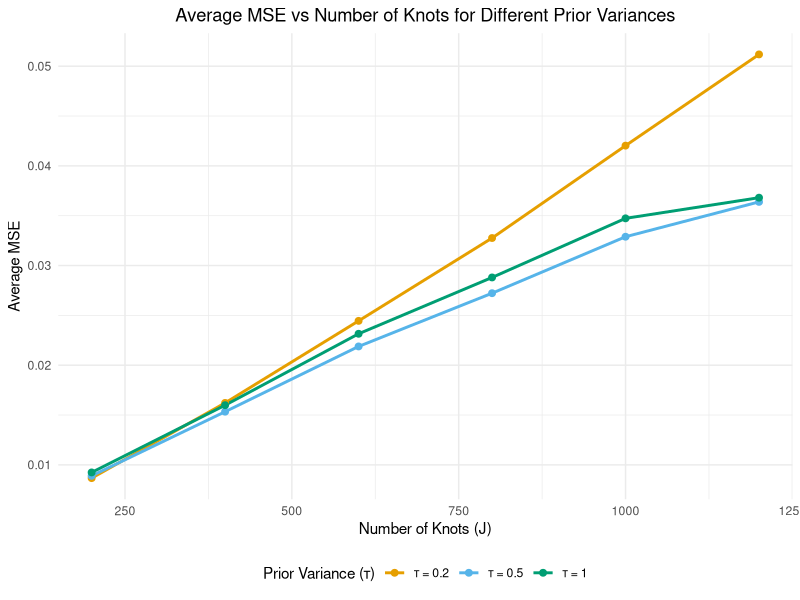

The R source for this figure: (Note: this script raises an error after producing the figure.)
set.seed(123)

library(splines)
library(MLmetrics)
library(ggplot2)

# Simulation parameters
n <- 1000
Sp_order <- 3
x <- seq(0, 1, length.out = n)
tau_values <- c(0.2, 0.5, 1.0)
J_values <- seq(200, 1200, by = 200)
num_seeds <- 1

# True function and noise parameters
s <- function(m, x) {
  sqrt(2) * sum(seq(m)^(-1.5) * sin(seq(m)) * cos(((seq(m)) - 0.5) * pi * x))
}
z <- vector()
for (j in 1:n) {
  z[j] <- s(1000, j / n)
}

sd <- 0.2
sigma_sq <- sd^2

# Precompute basis matrices for all J values
B_list <- lapply(J_values, function(j) {
  knots <- c(-0.0002, -0.0001, seq(0, 1, length.out = j - 4), 1.0001, 1.0002)
  splineDesign(knots, x, ord = Sp_order, outer.ok = TRUE, sparse = FALSE)
})

# Initialize storage
results <- list()
random_seeds <- sample(0:2000, num_seeds)

# Main simulation loop
for (tau in tau_values) {
  tau_sq <- tau  # Using τ directly for clarity
  MSE_matrix <- matrix(0, nrow = num_seeds, ncol = length(J_values))
  
  for (i in 1:num_seeds) {
    set.seed(random_seeds[i])
    y <- z + rnorm(n, 0, sd)
    
    for (j in seq_along(J_values)) {
      B <- B_list[[j]]
      p <- ncol(B)
      
      # Bayesian linear regression computation
      precision_matrix <- (1/tau_sq) * diag(p) + (1/sigma_sq) * crossprod(B)
      theta <- solve(precision_matrix, (1/sigma_sq) * crossprod(B, y))
      
      MSE_matrix[i, j] <- MSE(z, B %*% theta)
    }
  }
  
  # Store results with clear labeling
  results[[paste0("tau_", tau)]] <- data.frame(
    J = J_values,
    Avg_MSE = colMeans(MSE_matrix),
    Tau = factor(paste("τ =", tau), 
                 levels = paste("τ =", tau_values))
  )  # Added closing ) for data.frame and factor
}  # Closing bracket for tau loop

# Combine all results
plot_data <- do.call(rbind, results)

# Create visualization
ggplot(plot_data, aes(x = J, y = Avg_MSE, color = Tau)) +
  geom_line(size = 1) +
  geom_point(size = 2) +
  labs(title = "Average MSE vs Number of Knots for Different Prior Variances",
       x = "Number of Knots (J)",
       y = "Average MSE",
       color = "Prior Variance (τ)") +
  theme_minimal() +
  scale_color_manual(values = c("#E69F00", "#56B4E9", "#009E73")) +
  theme(legend.position = "bottom",
        plot.title = element_text(hjust = 0.5))

num_Hs_seeds <- 1
Hs_seeds <- sample(0:2000, num_Hs_seeds)  # Generate 10 different seeds
Hs_seeds <- 2024
# Initialize storage for Horseshoe results
Hs_MSE_matrix <- matrix(0, nrow = num_Hs_seeds, ncol = length(J_values))

# Loop over seeds and J values
for (s in 1:num_Hs_seeds) {
  set.seed(Hs_seeds[s])  # Set seed for this iteration
  y <- z + rnorm(n, 0, sd)  # Generate new noisy observations
  
  for (j in seq_along(J_values)) {
    J <- J_values[j]  # Get current J
    
    # Construct B-spline basis matrix
    knots <- c(-0.0002, -0.0001, seq(0, 1, length.out = J - 4), 1.0001, 1.0002)
    B <- splineDesign(knots, x, ord = Sp_order, outer.ok = TRUE, sparse = TRUE)
    
    # Run Horseshoe prior regression
    Hs1 <- horseshoesp(y, B, method.tau = c("truncatedCauchy"), Sigma2 = (sd)^2, tau=1, s=0.5,
                       method.sigma = c("fixed"), burn = 1000, nmc = 5000, thin = 1)
    
    
    # Extract estimated coefficients
    beta_hat1 <- as.vector(unlist(Hs1[1])) 
    
    # Compute MSE for Horseshoe model
    Hs_MSE_matrix[s, j] <- MSE(z, as.numeric(B %*% beta_hat1))
  }
}

# Compute average MSE across 10 seeds
Hs_MSE_avg <- colMeans(Hs_MSE_matrix)

# Create data frame for Horseshoe results
hs_results <- data.frame(
  J = J_values,
  Avg_MSE = Hs_MSE_avg,
  Tau = factor("Horseshoe Prior")
)

# Combine all results
plot_data <- rbind(plot_data, hs_results)

# Plot the results
ggplot(plot_data, aes(x = J, y = Avg_MSE, color = Tau)) +
  geom_line(size = 1) +
  geom_point(size = 2) +
  labs(title = "MSE vs Number of Knots (J) for Different Priors",
       x = "Number of Knots (J)",
       y = "MSE",
       color = "Prior Type") +
  theme_minimal() +
  scale_color_manual(values = c("#E69F00", "#56B4E9", "#009E73", "black")) +  # Black for HS prior
  theme(legend.position = "bottom",
        plot.title = element_text(hjust = 0.5))


tauout <- Hs1$tauSamples
hist(tauout)
